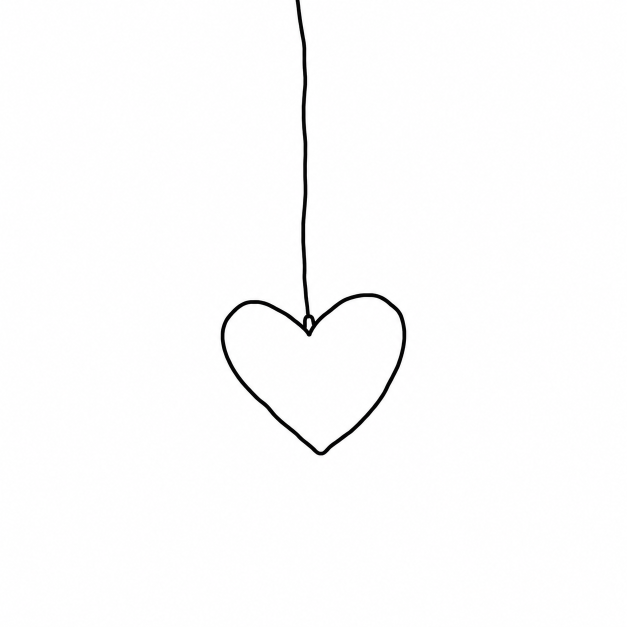
#> input picture scripts/charm-sources/心.png, 1254 x 1254 px (shown at 1/2 size)
$ python mk-project-art.py 'charm-sources/心.png' 'charm-sources/星星.png'
#> lines starting #> are read from the running program, lines starting #| are printed output that depends on the picture; after the words box and inside, x2 and y2 are one past the last pixel; in counts of white or black regions, pixels touching at a corner belong together
#!/usr/bin/env python3
"""Project-page art from a white-paper drawing: transparent LIGHT twin + DARK
twin (neutral ink -> cream, faint grey lifted, colour untouched, small neutral
blobs ringed by colour — eyes — stay black). numpy + PIL only.

Usage: python3 scripts/mk-project-art.py <source.png> <out-stem> [--liftall] [--pastel]
   -> assets/project/<out-stem>.png and <out-stem>-dark.png

--pastel : the drawing's colour is a light wash (pink / pale green) that
           unmixes to a saturated tint at low alpha and reads muddy on black.
           Keep the wash exactly as it looks on paper for the dark twin and
           push its alpha up so it sits ON the dark paper instead of sinking
           into it (Iterations ladybugs).
--nokeep : no black is preserved at all — every neutral stroke and spot goes
           cream on the dark twin (Iterations: ladybug spots + medal star
           outline must read as white lines, per the user 2026-09-14).
"""
import sys
from collections import deque
from pathlib import Path

import numpy as np
from PIL import Image

CREAM = np.array([249, 243, 235], dtype=np.float64)
MAX_W = 1200


def _erode(m, r):
    out = m.copy()
    for dy in range(-r, r + 1):
        for dx in range(-r, r + 1):
            out &= np.roll(np.roll(m, dy, 0), dx, 1)
    return out


def _dilate(m, r):
    out = m.copy()
    for dy in range(-r, r + 1):
        for dx in range(-r, r + 1):
            out |= np.roll(np.roll(m, dy, 0), dx, 1)
    return out


def _keep_blobs(mask, a, chroma, max_px=1500):
    """Components of `mask` no bigger than max_px whose 4 px ring is mostly colour."""
    keep = np.zeros_like(mask)
    seen = np.zeros_like(mask)
    H, W = mask.shape
    for sy, sx in zip(*np.where(mask)):
        if seen[sy, sx]:
            continue
        comp, dq = [], deque([(sy, sx)])
        seen[sy, sx] = True
        while dq:
            y, x = dq.popleft()
            if len(comp) <= max_px:
                comp.append((y, x))
            for dy in (-1, 0, 1):
                for dx in (-1, 0, 1):
                    ny, nx = y + dy, x + dx
                    if 0 <= ny < H and 0 <= nx < W and mask[ny, nx] and not seen[ny, nx]:
                        seen[ny, nx] = True; dq.append((ny, nx))
        if len(comp) > max_px:
            continue
        cy = np.array([p[0] for p in comp]); cx = np.array([p[1] for p in comp])
        by0, by1, bx0, bx1 = max(cy.min() - 4, 0), min(cy.max() + 5, H), max(cx.min() - 4, 0), min(cx.max() + 5, W)
        ring = np.ones((by1 - by0, bx1 - bx0), dtype=bool)
        ring[cy - by0, cx - bx0] = False
        ring &= a[by0:by1, bx0:bx1] > 0.25
        if not ring.sum() or chroma[by0:by1, bx0:bx1][ring].mean() <= 0.6:
            continue
        # ENCLOSURE: the colour must surround the blob (an eye sits inside a
        # face), not merely touch its ends (a sofa line cut short by two
        # orange bodies is still a line) — chromatic ring pixels have to cover
        # at least 6 of 8 angular sectors around the centroid.
        ry, rx = np.where(ring & chroma[by0:by1, bx0:bx1])
        ang = np.arctan2(ry + by0 - cy.mean(), rx + bx0 - cx.mean())
        sectors = np.unique(((ang + np.pi) / (2 * np.pi) * 8).astype(int) % 8)
        if len(sectors) >= 6:
            keep[cy, cx] = True
    return keep


def main(src, stem, liftall=False, pastel=False, nokeep=False):
#> called with src = 'charm-sources/心.png', stem = 'charm-sources/星星.png', liftall = False, pastel = False, nokeep = False
    im = np.array(Image.open(src).convert("RGB")).astype(np.float64)
    mn = im.min(-1)
    border = np.concatenate([mn[0], mn[-1], mn[:, 0], mn[:, -1]])
#> border = 5016 values, max 255 at index 0, min 0 at index 592, mean 253.6
    floor = float(np.median(border))                       # the paper's white
#> floor = 254
    a = np.clip((floor - mn) / (floor - 30.0), 0, 1)
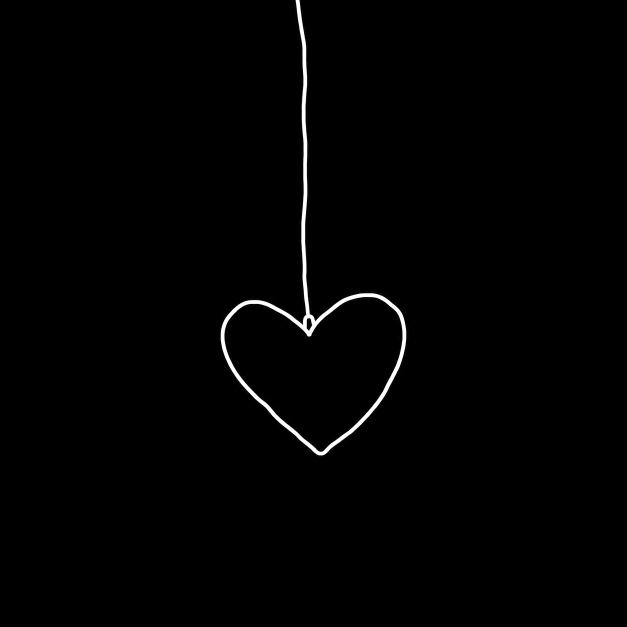
#> a: shape (1254, 1254) float64 (shown at 1/2 size); min 0, max 1, mean 0.00961
    a[a < 0.06] = 0                                        # paper speckle
    rgb = np.where(a[..., None] > 0, np.clip((im - 255.0 * (1 - a[..., None])) / np.maximum(a[..., None], 1e-6), 0, 255), 0)
    ys, xs = np.where(a > 0)
#> ys = 16026 values from 0 to 911; xs = 16026 values, max 812 at index 9955, min 441 at index 10039, mean 622.8
    y0, y1, x0, x1 = ys.min(), ys.max() + 1, xs.min(), xs.max() + 1
#> y0 = 0; y1 = 912; x0 = 441; x1 = 813
    a, rgb = a[y0:y1, x0:x1], rgb[y0:y1, x0:x1]
#> a: shape (912, 372) float64
#> rgb: shape (912, 372, 3) float64

    sat = rgb.max(-1) - rgb.min(-1)
    neutral = (a > 0) & (sat < 40)
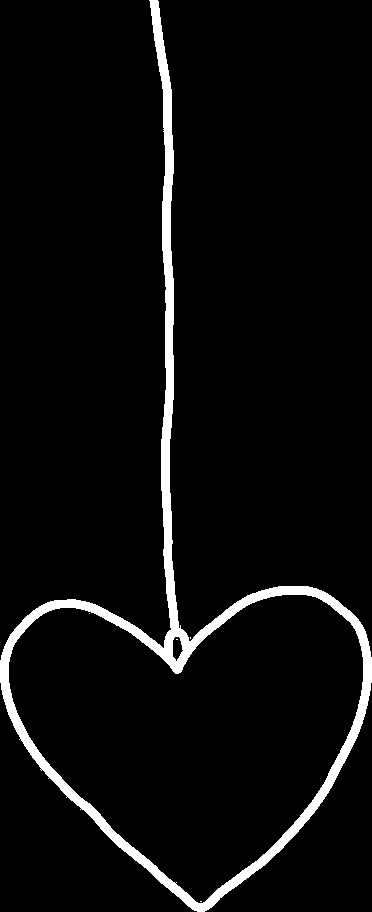
#> neutral: shape (912, 372) bool; 4.7% white; 5 white regions (4 under 20 px), largest, box (x1, y1, x2, y2) and area: (0, 0, 372, 912) 16009
    chroma = (a > 0.25) & (sat >= 60)
#> chroma: shape (912, 372) bool; every value is 0

    # small neutral blobs ringed by colour (eyes, ladybug spots) keep their black
    keep = _keep_blobs(neutral, a, chroma)
#> the loop in _keep_blobs, `for sy, sx in zip(*np.where(mask)):` made 16016 passes
#> (sy, sx) on passes 1 to 3: (0, 149), (0, 150), (0, 151)
    # ...including solid spots glued to a thin ink line (the spot on a ladybug's
    # seam): erode the solid-dark mask so 3-5 px lines vanish, dilate the
    # surviving cores back, and test those blobs on their own.
    solid = neutral & (a > 0.7) & (rgb.max(-1) < 90)
#> solid: shape (912, 372) bool; 3.8% white; 1 white region, box (x1, y1, x2, y2) and area: (1, 0, 371, 911) 13035
    cores = _dilate(_erode(solid, 3), 4) & neutral
#> after the loop in _erode, `for dy in range(-r, r + 1):`:
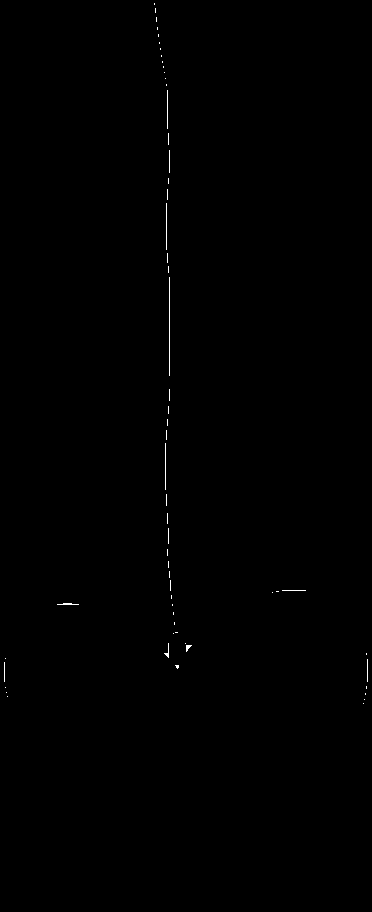
#> out: shape (912, 372) bool; 0.19% white in thin lines or dots, all inside (x1, y1, x2, y2) = (4, 3, 368, 704)
#> after the loop in _dilate, `for dy in range(-r, r + 1):`:
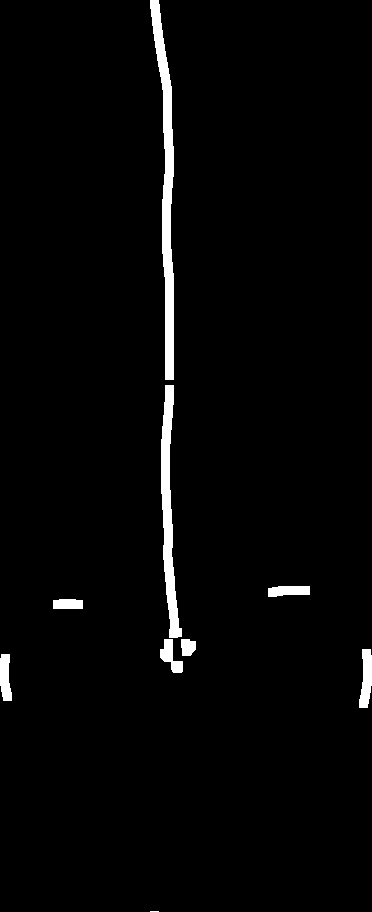
#> out: shape (912, 372) bool; 2.4% white; 9 white regions (1 under 20 px), largest, box (x1, y1, x2, y2) and area: (150, 0, 174, 380) 3501, (161, 385, 182, 638) 2363, (359, 649, 372, 708) 552
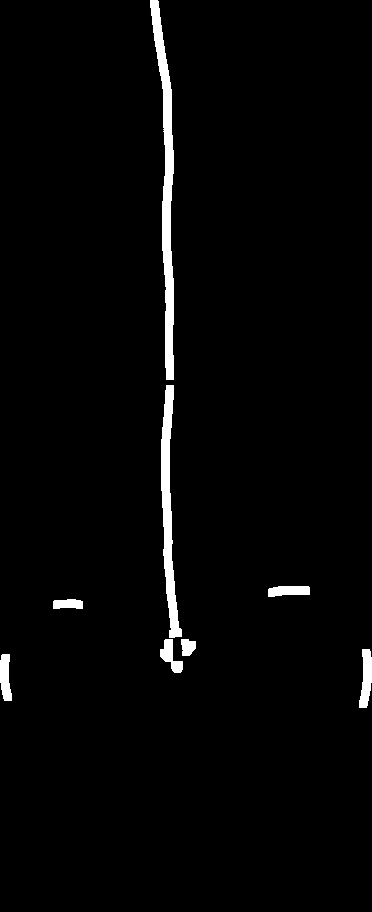
#> cores: shape (912, 372) bool; 2.3% white; 8 white regions, largest, box (x1, y1, x2, y2) and area: (150, 0, 174, 380) 3351, (161, 385, 182, 638) 2254, (359, 649, 372, 708) 530
    keep |= _keep_blobs(cores, a, chroma)
#> the loop in _keep_blobs (call 2), `for sy, sx in zip(*np.where(mask)):` made 7780 passes
#> (sy, sx) on passes 1 to 3: (0, 150), (0, 151), (0, 152)
    if nokeep:
        keep[:] = False

    light = np.dstack([rgb, a * 255]).astype(np.uint8)
    d = rgb.copy()
    recolour = neutral & ~keep
    d[recolour] = CREAM
#> d: shape (912, 372, 3) float64; mean R, G, B 11.8, 11.5, 11.1
    ad = a.copy()
    lift = recolour if not liftall else (a > 0) & ~keep
    ad[lift] = ad[lift] ** 0.55                            # faint pencil reads on black
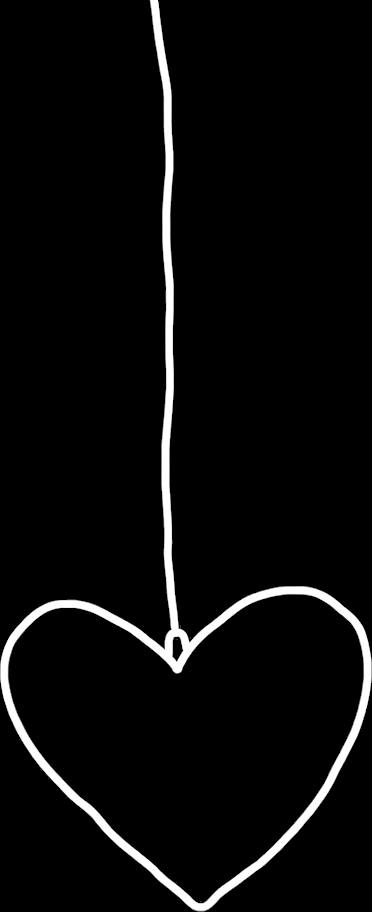
#> ad: shape (912, 372) float64; min 0, max 1, mean 0.0427
    if pastel:
        wash = (a > 0) & (sat >= 40) & ~keep
        # the tint as seen on paper, with a third of the unmixed colour folded
        # back in so a pale pink does not settle into grey on black
        d[wash] = 0.65 * im[y0:y1, x0:x1][wash] + 0.35 * rgb[wash]
        ad[wash] = ad[wash] ** 0.35
    dark = np.dstack([d, ad * 255]).astype(np.uint8)
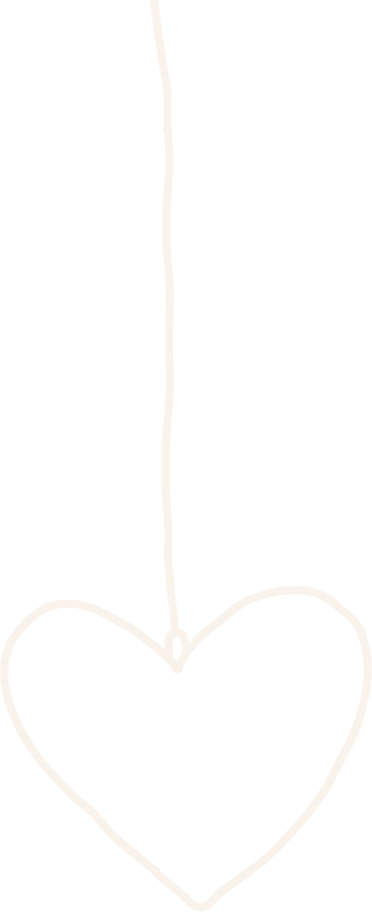
#> dark: shape (912, 372, 4); mean R, G, B, A 11.8, 11.5, 11.1, 10.9; transparent parts drawn white

    out = Path("assets/project")
    for arr, name in ((light, f"{stem}.png"), (dark, f"{stem}-dark.png")):
        img = Image.fromarray(arr, "RGBA")
        if img.width > MAX_W:
            img = img.resize((MAX_W, round(img.height * MAX_W / img.width)), Image.LANCZOS)
        img.save(out / name)
        print("wrote", out / name, img.size)
#> this loop made 2 passes
#> name on passes 1 to 2: 'charm-sources/星星.png.png', 'charm-sources/星星.png-dark.png'
#| wrote assets/project/charm-sources/星星.png.png (372, 912)
#| wrote assets/project/charm-sources/星星.png-dark.png (372, 912)
    print(f"floor {floor:.0f}, kept-black px {int(keep.sum())}")
#| floor 254, kept-black px 0


if __name__ == "__main__":
    main(sys.argv[1], sys.argv[2], "--liftall" in sys.argv, "--pastel" in sys.argv, "--nokeep" in sys.argv)

$ run again, on scripts/charm-sources/画.png
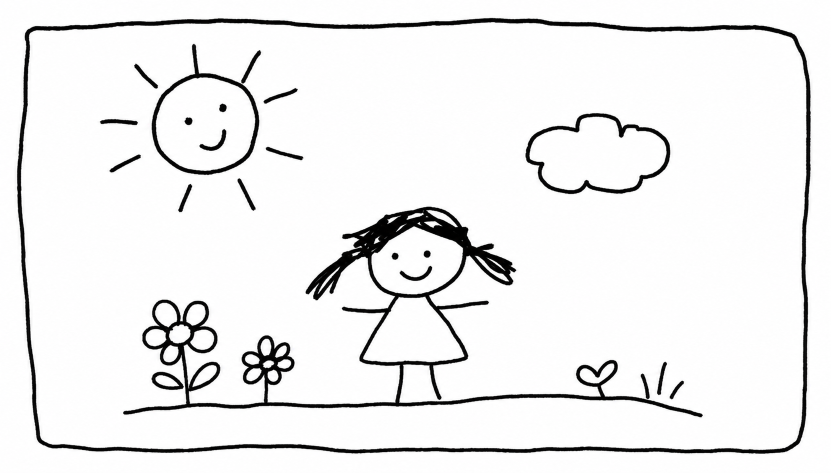
#> input picture scripts/charm-sources/画.png, 1662 x 946 px (shown at 1/2 size)
#> border = 5216 values, max 255 at index 31, min 253 at index 0, mean 253.8
#> floor = 254
#> y0 = 35; y1 = 908; x0 = 33; x1 = 1623
#> neutral: shape (873, 1590) bool; 8.9% white; 73 white regions (53 under 20 px), largest, box (x1, y1, x2, y2) and area: (213, 377, 1373, 800) 55314, (0, 0, 1589, 873) 44644, (270, 52, 490, 316) 7505
#> chroma: shape (873, 1590) bool; every value is 0
#> the loop in _keep_blobs, `for sy, sx in zip(*np.where(mask)):` made 123760 passes
#> (sy, sx) on passes 1 to 3: (0, 945), (0, 946), (0, 947)
#> solid: shape (873, 1590) bool; 7.1% white; 22 white regions, largest, box (x1, y1, x2, y2) and area: (213, 379, 1372, 799) 44824, (1, 1, 1588, 872) 35154, (1018, 191, 1307, 353) 5765
#> after the loop in _dilate, `for dy in range(-r, r + 1):`:
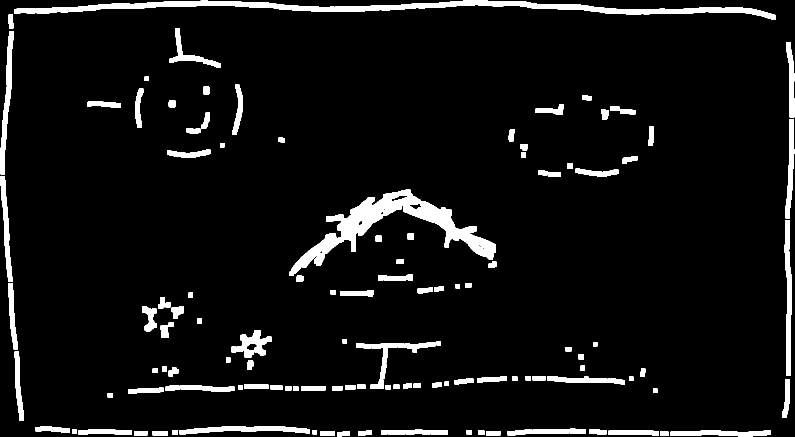
#> out: shape (873, 1590) bool (shown at 1/2 size); 6.3% white; 137 white regions, largest, box (x1, y1, x2, y2) and area: (579, 379, 991, 552) 16149, (28, 0, 1552, 39) 15377, (1569, 440, 1584, 752) 2915
#> cores: shape (873, 1590) bool; 6.2% white; 137 white regions, largest, box (x1, y1, x2, y2) and area: (579, 379, 991, 552) 15599, (28, 0, 1552, 39) 15087, (1569, 440, 1584, 752) 2901
#> the loop in _keep_blobs (call 2), `for sy, sx in zip(*np.where(mask)):` made 85489 passes
#> ad: shape (873, 1590) float64; min 0, max 1, mean 0.08
#> the loop in main, `for arr, name in ((light, f"{stem}.png"), (dark, f"{stem}-dark.png")):` made 2 passes
#> name on passes 1 to 2: 'charm-sources/画.png.png', 'charm-sources/画.png-dark.png'
#> (printed output is left out)
#> pass 1, in main, `img = img.resize((MAX_W, round(img.height * MAX_W / img.width)), Image..`:
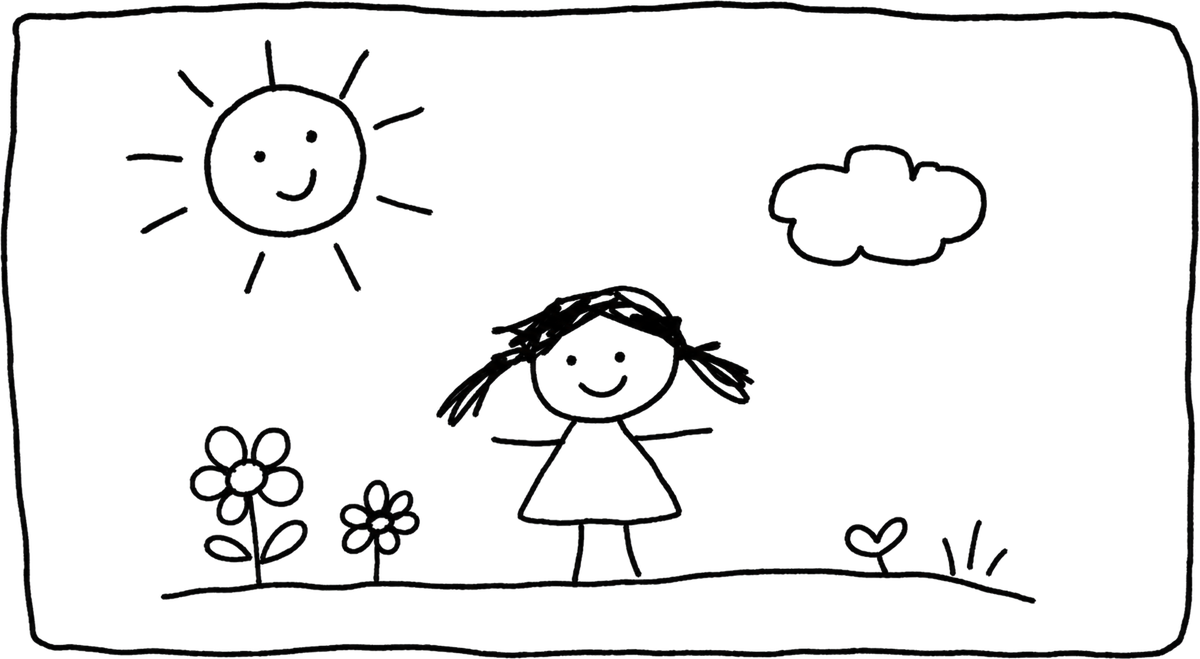
#> img: PIL image 1200x659 RGBA; mean R, G, B, A 1.5, 1.5, 1.6, 19.4; transparent parts drawn white
#| floor 254, kept-black px 0
